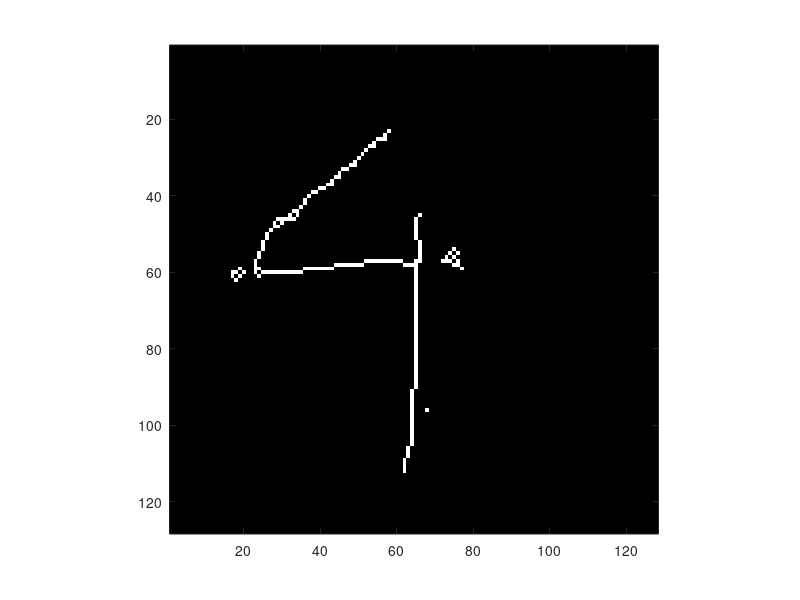
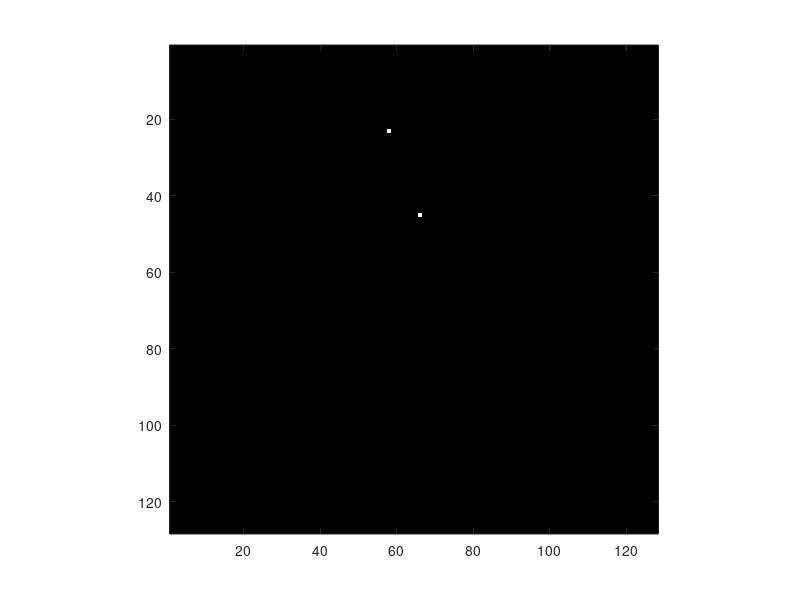

The MATLAB source for these figures, in order: (Note: this script raises an error after producing the figures.)
load nuf4b.mat
binvect = [0:1:255];
histo = hist(nuf4b(:), binvect);
% figure(2); colormap(gray(256))
% subplot(2,1,1), imagesc(nuf4b, [0 255]);
% axis image; title('light image'); colorbar
% subplot(2,1,2), plot(binvect, histo, '.-b');
% axis tight; title('histogram')

[rows,cols] = size(nuf4b);
Im = nuf4b;
for y = 1:rows
    for x = 1:cols
        if nuf4b(y,x) < 130
            Im(y,x) = 1;
        else
            Im(y,x) = 0;
        end
    end
end
skel = bwmorph(Im,'skel',Inf);
skel = bwmorph(skel,'shrink',5);

figure(3); colormap(gray(256))
imagesc(skel); axis image;

m = [0 0 0; 0 1 0; 1 0 0];

endPoint = imerode(skel, m) & imerode(~skel, ~m);

figure(4); colormap(gray(256))
imagesc(endPoint); axis image;

[y, x] = find(endPoint);
[yout, xout] = track10(skel, y,x)
atan2(yout-y,xout-x)
